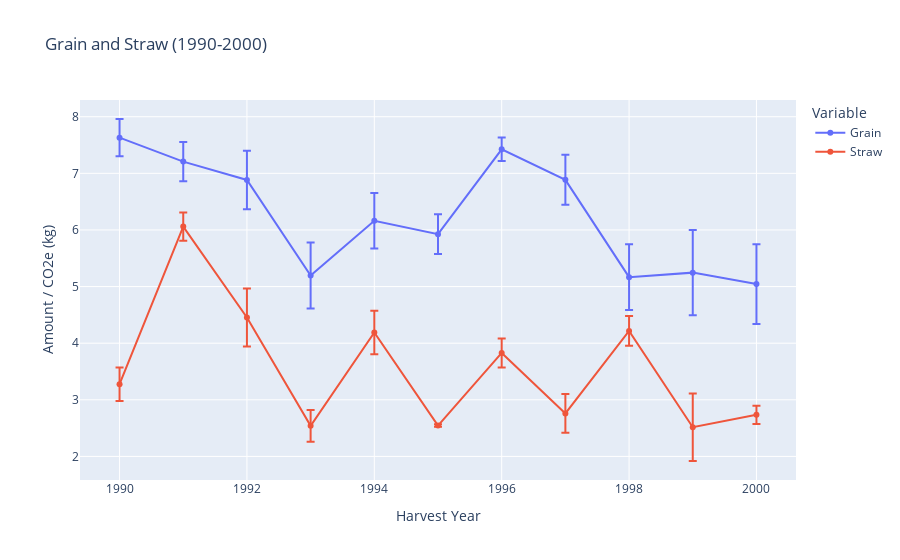
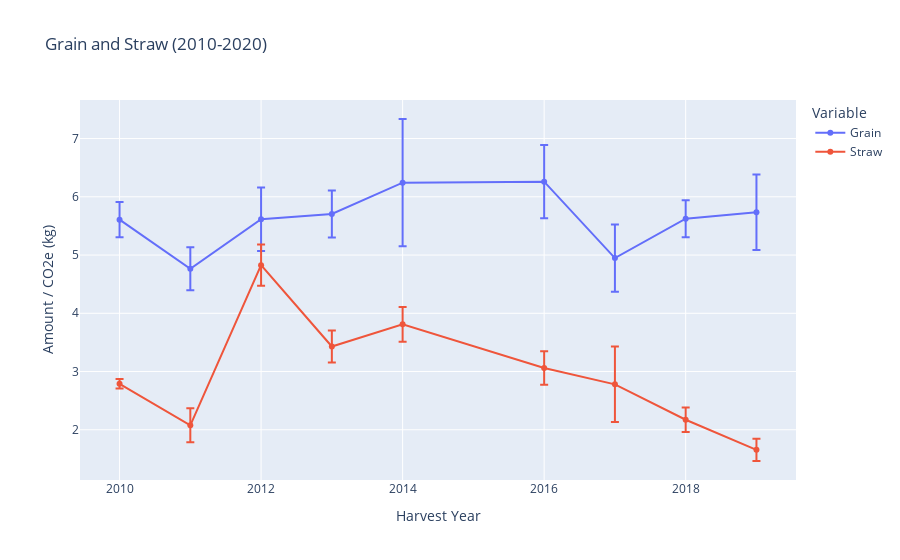

The notebook cell saved with these charts, in order:
### Code cell
#### KEEP
#This is to show yield of grain and straw over time for the two time periods.
#Description: from this plot, we can see the trends in winter wheat yield of grain and straw over the periods 1990-2000, and 2010-2020. 

import plotly.graph_objects as go

# 1990-2000
summary_90s = summary_df.loc[(summary_df.index >= 1990) & (summary_df.index <= 2000)]
stderr_90s = stderr_df.loc[(stderr_df.index >= 1990) & (stderr_df.index <= 2000)]

fig_90s = go.Figure()

fig_90s.add_trace(go.Scatter(
    x=summary_90s.index,
    y=summary_90s['grain'],
    error_y=dict(type='data', array=stderr_90s['grain']),
    mode='lines+markers',
    name='Grain'
))
fig_90s.add_trace(go.Scatter(
    x=summary_90s.index,
    y=summary_90s['straw'],
    error_y=dict(type='data', array=stderr_90s['straw']),
    mode='lines+markers',
    name='Straw'
))
fig_90s.update_layout(title='Grain and Straw (1990-2000)', xaxis_title='Harvest Year', yaxis_title='Amount / CO2e (kg)', legend_title='Variable')
fig_90s.show()

# 2010-2020
summary_10s = summary_df.loc[(summary_df.index >= 2010) & (summary_df.index <= 2020)]
stderr_10s = stderr_df.loc[(stderr_df.index >= 2010) & (stderr_df.index <= 2020)]

fig_10s = go.Figure()

fig_10s.add_trace(go.Scatter(
    x=summary_10s.index,
    y=summary_10s['grain'],
    error_y=dict(type='data', array=stderr_10s['grain']),
    mode='lines+markers',
    name='Grain'
))
fig_10s.add_trace(go.Scatter(
    x=summary_10s.index,
    y=summary_10s['straw'],
    error_y=dict(type='data', array=stderr_10s['straw']),
    mode='lines+markers',
    name='Straw'
))
fig_10s.update_layout(title='Grain and Straw (2010-2020)', xaxis_title='Harvest Year', yaxis_title='Amount / CO2e (kg)', legend_title='Variable')
fig_10s.show()

### Figure 1 — Plotly figure (JSON) as saved in the notebook; plotly's stock layout.template omitted (floating-point values rounded to 4 significant figures)
{"data": [{"error_y": {"array": [0.3298, 0.348, 0.5161, 0.5834, 0.4895, 0.3498, 0.2091, 0.4418, 0.5803, 0.7525, 0.7042], "type": "data"}, "mode": "lines+markers", "name": "Grain", "type": "scatter", "x": [1990, 1991, 1992, 1993, 1994, 1995, 1996, 1997, 1998, 1999, 2000], "y": [7.63, 7.207, 6.884, 5.196, 6.161, 5.926, 7.425, 6.885, 5.166, 5.246, 5.044]}, {"error_y": {"array": [0.2975, 0.25, 0.5125, 0.28, 0.3849, 0.0225, 0.2566, 0.3431, 0.262, 0.5959, 0.1612], "type": "data"}, "mode": "lines+markers", "name": "Straw", "type": "scatter", "x": [1990, 1991, 1992, 1993, 1994, 1995, 1996, 1997, 1998, 1999, 2000], "y": [3.275, 6.06, 4.455, 2.54, 4.19, 2.545, 3.828, 2.76, 4.218, 2.515, 2.735]}], "layout": {"legend": {"title": {"text": "Variable"}}, "title": {"text": "Grain and Straw (1990-2000)"}, "xaxis": {"title": {"text": "Harvest Year"}}, "yaxis": {"title": {"text": "Amount / CO2e (kg)"}}}}

### Figure 2 — Plotly figure (JSON) as saved in the notebook; plotly's stock layout.template omitted (floating-point values rounded to 4 significant figures)
{"data": [{"error_y": {"array": [0.3018, 0.3691, 0.5457, 0.4034, 1.093, 0.6288, 0.5768, 0.318, 0.6488], "type": "data"}, "mode": "lines+markers", "name": "Grain", "type": "scatter", "x": [2010, 2011, 2012, 2013, 2014, 2016, 2017, 2018, 2019], "y": [5.607, 4.764, 5.614, 5.706, 6.242, 6.26, 4.947, 5.625, 5.736]}, {"error_y": {"array": [0.08101, 0.2915, 0.3544, 0.2743, 0.2976, 0.2886, 0.6478, 0.2117, 0.1911], "type": "data"}, "mode": "lines+markers", "name": "Straw", "type": "scatter", "x": [2010, 2011, 2012, 2013, 2014, 2016, 2017, 2018, 2019], "y": [2.79, 2.077, 4.827, 3.43, 3.81, 3.06, 2.78, 2.172, 1.655]}], "layout": {"legend": {"title": {"text": "Variable"}}, "title": {"text": "Grain and Straw (2010-2020)"}, "xaxis": {"title": {"text": "Harvest Year"}}, "yaxis": {"title": {"text": "Amount / CO2e (kg)"}}}}
